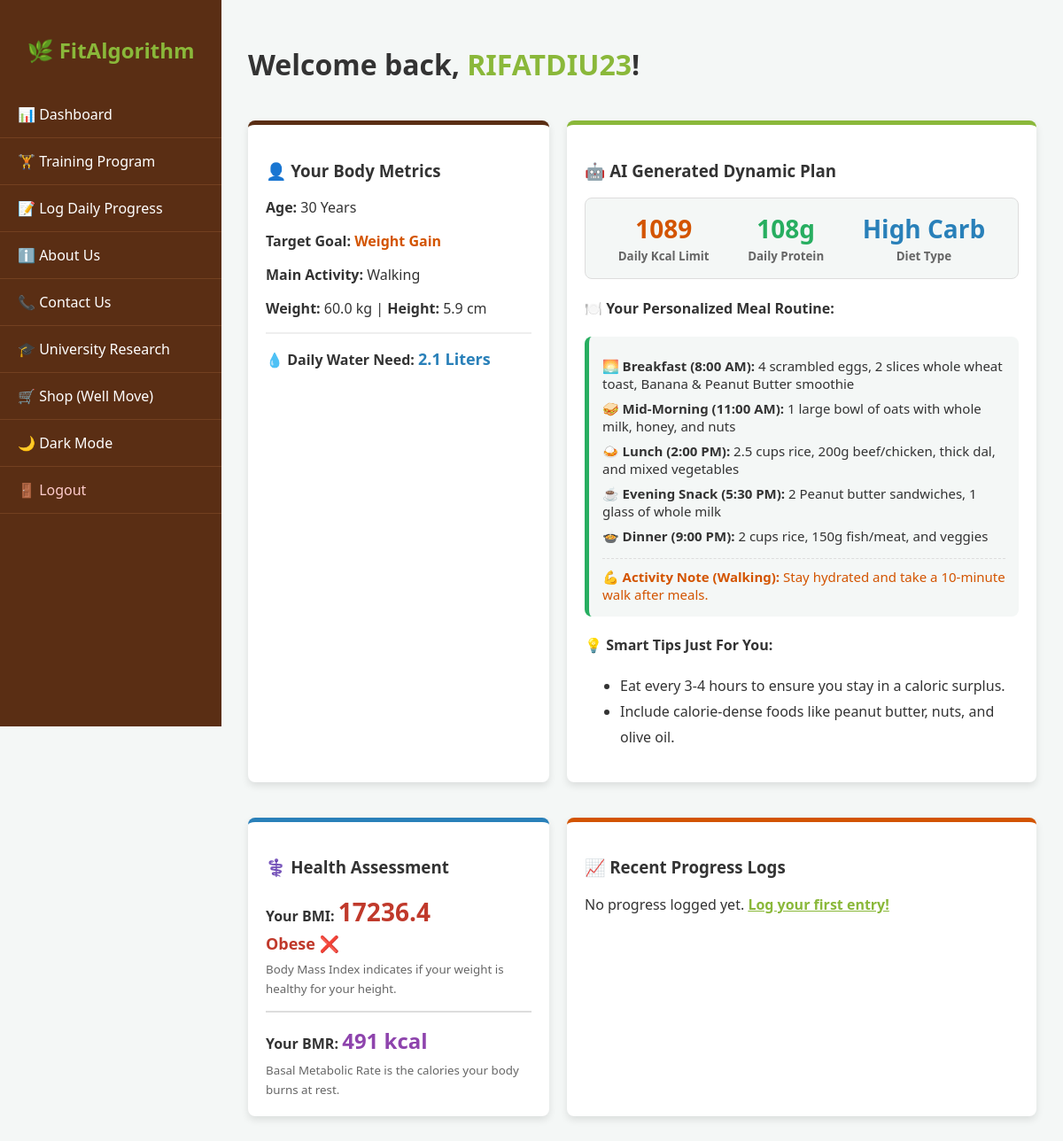
The app's page /dashboard (signed in) with its own data.
### tables this page shows
CREATE TABLE profiles (username TEXT PRIMARY KEY, age INTEGER, weight REAL, height REAL, goal TEXT, activity TEXT, workout_location TEXT);

### app.py (the view)
@app.route('/dashboard')
def dashboard():
    if 'username' not in session: return redirect(url_for('home'))
    conn = sqlite3.connect('database.db')
    c = conn.cursor()
    c.execute("SELECT * FROM profiles WHERE username=?", (session['username'],))
    profile = c.fetchone()
    c.execute("SELECT * FROM progress WHERE username=? ORDER BY record_date DESC LIMIT 5", (session['username'],))
    history = c.fetchall()
    conn.close()
    if not profile or len(profile) < 7:
        return redirect(url_for('setup_profile'))
    return render_template('dashboard.html', username=session['username'], profile=profile, history=history)

### templates/dashboard.html (shortened to what this page needs)
{% extends "base.html" %}
{% block content %}
<div style="display: flex; justify-content: space-between; align-items: center; margin-bottom: 20px;">
    <h1>Welcome back, <span style="color: #8AB83A;">{{ username | upper }}</span>!</h1>
</div>
{% set age = profile[1] | int %}
{% set weight = profile[2] | float %}
{% set height = profile[3] | float %}
{% set goal = profile[4] %}
{% set activity = profile[5] %}
{% set height_m = height / 100 %}
{% set bmi = (weight / (height_m * height_m)) | round(1) %}
{% if bmi < 18.5 %} {% set bmi_status="Underweight ⚠️" %} {% set bmi_color="#f39c12" %} {% elif bmi < 25 %} {% set
    bmi_status="Normal Weight ✅" %} {% set bmi_color="#27ae60" %} {% elif bmi < 30 %} {% set bmi_status="Overweight ⚠️"
    %} {% set bmi_color="#e67e22" %} {% else %} {% set bmi_status="Obese ❌" %} {% set bmi_color="#c0392b" %} {% endif %}
    {% set bmr_exact=((10 * weight) + (6.25 * height) - (5 * age) + 5) | int %} {% set activity_mult=1.2 %} {% if
    activity=='Running' %}{% set activity_mult=1.5 %}{% endif %} {% if activity=='Weightlifting' %}{% set
    activity_mult=1.4 %}{% endif %} {% if activity=='Yoga' %}{% set activity_mult=1.3 %}{% endif %} {% set
    tdee=bmr_exact * activity_mult %} {% set target_calories=tdee %} {% set protein=weight * 1.6 %} {% set
    carb_type="Moderate Carb" %} {% set tip1="Maintain your current diet and activity consistency." %} {% set
    tip2="Focus on 7-8 hours of sleep for optimal recovery." %} {% set meals=[] %} {% if goal=='Weight Loss' %} {% set
    target_calories=tdee - 500 %} {% set protein=weight * 2.2 %} {% set carb_type="Low Carb" %} {% set
    tip1="Drink 1 glass of water before every meal to feel full naturally." %} {% set
    tip2="Try to hit 10,000 steps daily to boost your fat-burning engine." %} {% set meals=[ ('🌅 Breakfast (8:30
    AM)', '2 Boiled eggs, 1 Apple, and Green Tea (No sugar)' ), ('🍛 Lunch (1:30
    PM)', '1 cup brown rice, 150g grilled chicken/fish, large mixed salad' ), ('☕ Evening Snack (5:00
    PM)', 'Handful of almonds & Green tea' ), ('🍲 Dinner (8:00
    PM)', 'Vegetable soup, 100g chicken, and steamed veggies (Keep it light)' ) ] %} {% elif goal=='Weight Gain' %} {%
    set target_calories=tdee + 500 %} {% set protein=weight * 1.8 %} {% set carb_type="High Carb" %} {% set
    tip1="Eat every 3-4 hours to ensure you stay in a caloric surplus." %} {% set
    tip2="Include calorie-dense foods like peanut butter, nuts, and olive oil." %} {% set meals=[ ('🌅 Breakfast (8:00
    AM)', '4 scrambled eggs, 2 slices whole wheat toast, Banana & Peanut Butter smoothie' ), ('🥪 Mid-Morning (11:00
    AM)', '1 large bowl of oats with whole milk, honey, and nuts' ), ('🍛 Lunch (2:00
    PM)', '2.5 cups rice, 200g beef/chicken, thick dal, and mixed vegetables' ), ('☕ Evening Snack (5:30
    PM)', '2 Peanut butter sandwiches, 1 glass of whole milk' ), ('🍲 Dinner (9:00
    PM)', '2 cups rice, 150g fish/meat, and veggies' ) ] %} {% else %} {% set meals=[ ('🌅 Breakfast (8:30
    AM)', '2 eggs, 2 rotis, 1 piece of seasonal fruit' ), ('🍛 Lunch (2:00
    PM)', '1.5 cups rice, 150g chicken/fish, vegetables' ), ('☕ Evening Snack (5:30
    PM)', 'Tea/Coffee with light snacks (e.g., biscuits)' ), ('🍲 Dinner (8:30
    PM)', '1.5 cups rice/3 rotis, 100g protein, veggies' ) ] %} {% endif %} {% set
    workout_meal="Stay hydrated and take a 10-minute walk after meals." %} {% if activity=='Weightlifting' %} {% set
    workout_meal="Post-workout: 1 scoop Whey Protein or 4 egg whites immediately after training." %} {% elif
    activity=='Running' %} {% set workout_meal="Pre-workout: 1 Banana and a black coffee 30 mins before running." %} {%
    elif activity=='Yoga' %} {% set workout_meal="Post-workout: Green tea and a small bowl of fresh fruit." %} {% endif
    %} {% set water_intake=(weight * 0.035) | round(1) %} <div
    style="display: flex; gap: 20px; flex-wrap: wrap; margin-bottom: 20px;">
    <div class="card" style="flex: 1; border-top: 5px solid #5A2E14; min-width: 300px;">
        <h3>👤 Your Body Metrics</h3>
        <p><strong>Age:</strong> {{ age }} Years</p>
        <p><strong>Target Goal:</strong> <span style="color: #d35400; font-weight: bold;">{{ goal }}</span></p>
        <p><strong>Main Activity:</strong> {{ activity }}</p>
        <p><strong>Weight:</strong> {{ weight }} kg | <strong>Height:</strong> {{ height }} cm</p>
        <hr style="border: 0.5px solid #eee;">
        <p><strong>💧 Daily Water Need:</strong> <span style="color: #2980b9; font-size: 18px; font-weight: bold;">{{
                water_intake }} Liters</span></p>
    </div>
    <div class="card" style="flex: 2; border-top: 5px solid #8AB83A; min-width: 300px;">
        <h3>🤖 AI Generated Dynamic Plan</h3>
        <div
            style="display: flex; justify-content: space-around; background: var(--bg-color); padding: 15px; border-radius: 8px; margin-bottom: 20px; border: 1px solid var(--table-border);">
            <div style="text-align: center;">
                <h4 style="margin: 0; color: #d35400; font-size: 28px;">{{ target_calories | int }}</h4>
                <small style="font-weight: bold; color: #666;">Daily Kcal Limit</small>
            </div>
            <div style="text-align: center;">
                <h4 style="margin: 0; color: #27ae60; font-size: 28px;">{{ protein | int }}g</h4>
                <small style="font-weight: bold; color: #666;">Daily Protein</small>
            </div>
            <div style="text-align: center;">
                <h4 style="margin: 0; color: #2980b9; font-size: 28px;">{{ carb_type }}</h4>
                <small style="font-weight: bold; color: #666;">Diet Type</small>
            </div>
        </div>
        <h4>🍽️ Your Personalized Meal Routine:</h4>
        <div
            style="background: var(--bg-color); padding: 15px; border-radius: 8px; border-left: 5px solid #27ae60; margin-bottom: 15px;">
            {% for meal_time, meal_desc in meals %}
            <p style="margin: 8px 0; font-size: 15px;"><strong>{{ meal_time }}:</strong> <span>{{ meal_desc }}</span>
            </p>
            {% endfor %}
            <div style="margin-top: 15px; padding-top: 10px; border-top: 1px dashed var(--table-border);">
                <p style="margin: 0; color: #d35400; font-size: 15px;"><strong>💪 Activity Note ({{ activity
                        }}):</strong> {{ workout_meal }}</p>
            </div>
        </div>
        <h4>💡 Smart Tips Just For You:</h4>
        <ul style="line-height: 1.8; margin-top: 5px;">
            <li>{{ tip1 }}</li>
            <li>{{ tip2 }}</li>
        </ul>
    </div>
    </div>
    <div style="display: flex; gap: 20px; flex-wrap: wrap;">
        <div class="card" style="flex: 1; border-top: 5px solid #2980b9; min-width: 300px;">
            <h3>⚕️ Health Assessment</h3>
            <div style="margin-bottom: 15px;">
                <p style="margin: 5px 0;"><strong>Your BMI:</strong> <span
                        style="font-size: 28px; font-weight: bold; color: {{ bmi_color }};">{{ bmi }}</span></p>
                <p style="margin: 5px 0; font-size: 18px; font-weight: bold; color: {{ bmi_color }};">{{ bmi_status }}
                </p>
                <small style="color: #666;">Body Mass Index indicates if your weight is healthy for your height.</small>
            </div>
            <hr style="border: 0.5px solid var(--table-border);">
            <div style="margin-top: 15px;">
                <p style="margin: 5px 0;"><strong>Your BMR:</strong> <span
                        style="font-size: 24px; font-weight: bold; color: #8e44ad;">{{ bmr_exact }} kcal</span></p>
                <small style="color: #666;">Basal Metabolic Rate is the calories your body burns at rest.</small>
            </div>
        </div>
        <div class="card" style="flex: 2; border-top: 5px solid #d35400; min-width: 300px;">
            <h3>📈 Recent Progress Logs</h3>
            {% if history %}
            <div style="background: var(--bg-color); padding: 10px; border-radius: 8px; margin-bottom: 20px;">
                <canvas id="weightChart" height="80"></canvas>
            </div>
            <table style="width: 100%; text-align: left; border-collapse: collapse;">
                <tr style="background-color: var(--table-head);">
                    <th style="padding: 12px; border-bottom: 1px solid var(--table-border);">Date</th>
                    <th style="padding: 12px; border-bottom: 1px solid var(--table-border);">Weight (KG)</th>
                    <th style="padding: 12px; border-bottom: 1px solid var(--table-border);">Steps Walked</th>
                    <th style="padding: 12px; border-bottom: 1px solid var(--table-border);">Calories Burned</th>
                </tr>
                {% for row in history %}
                <tr>
                    <td style="padding: 12px; border-bottom: 1px solid var(--table-border);">{{ row[2] }}</td>
                    <td style="padding: 12px; border-bottom: 1px solid var(--table-border);">{{ row[3] }}</td>
                    <td style="padding: 12px; border-bottom: 1px solid var(--table-border);">{{ row[4] }}</td>
                    <td
                        style="padding: 12px; border-bottom: 1px solid var(--table-border); color: #d35400; font-weight: bold;">
                        {{ row[5] }} kcal</td>
                </tr>
                {% endfor %}
            </table>
            <script>
                const dates = [];
                const weights = [];
                // Loop over history data to pass it to JavaScript
                {% for row in history %}
                dates.push("{{ row[2] }}");
                weights.push({{ row[3] }});
                {% endfor %}
                // Render Chart
                const ctx = document.getElementById('weightChart').getContext('2d');
                new Chart(ctx, {
                    type: 'line',
                    data: {
                        labels: dates.reverse(), // Reverse to show chronological order left-to-right
                        datasets: [{
                            label: 'Weight (kg)',
                            data: weights.reverse(),
                            borderColor: '#d35400',
                            backgroundColor: 'rgba(211, 84, 0, 0.2)',
                            borderWidth: 2,
                            tension: 0.3,
                            fill: true
                        }]
                    },
                    options: {
                        responsive: true,
                        plugins: {
                            legend: { display: false }
                        },
                        scales: {
                            y: {
                                beginAtZero: false,
                                grid: { color: 'rgba(200, 200, 200, 0.2)' }
                            },
                            x: {
                                grid: { display: false }
                            }
                        }
                    }
                });
            </script>
            {% else %}
            <p>No progress logged yet. <a href="/log_progress" style="color: #8AB83A; font-weight: bold;">Log your first
                    entry!</a></p>
            {% endif %}
        </div>
    </div>
    {% endblock %}

### templates/base.html (shortened to what this page needs)
<!DOCTYPE html>
<html lang="en">
<head>
</head>
<body>
    <div class="sidebar">
        <h2>🌿 FitAlgorithm</h2>
        <a href="/dashboard">📊 Dashboard</a>
        <a href="/training">🏋️ Training Program</a>
        <a href="/log_progress">📝 Log Daily Progress</a>
        <a href="/about">ℹ️ About Us</a>
        <a href="/contact">📞 Contact Us</a>
        <a href="/research">🎓 University Research</a>
        <a href="/shop">🛒 Shop (Well Move)</a>
        <a href="#" id="darkModeToggle">🌙 Dark Mode</a>
        <a href="/logout" style="color: #ffcccc;">🚪 Logout</a>
    </div>
    <div class="main-content">
        {% block content %}{% endblock %}
    </div>
</body>
</html>

### templates/base.html (style rules this page uses)
:root { --bg-color: #f4f7f6; --text-color: #333333; --card-bg: #ffffff; --sidebar-bg: #5A2E14; --sidebar-border: #734020; --table-border: #ddd; --table-head: #f2f2f2; }
body { font-family: 'Segoe UI', Tahoma, Geneva, Verdana, sans-serif; margin: 0; background-color: var(--bg-color); color: var(--text-color); display: flex; transition: background-color 0.3s, color 0.3s; }
.sidebar { width: 250px; background-color: var(--sidebar-bg); color: white; height: 100vh; position: fixed; padding-top: 20px; transition: background-color 0.3s; }
.sidebar h2 { text-align: center; color: #8AB83A; margin-bottom: 30px; }
.sidebar a { display: block; color: white; padding: 15px 20px; text-decoration: none; border-bottom: 1px solid var(--sidebar-border); transition: 0.3s; }
.main-content { margin-left: 250px; padding: 30px; width: 100%; }
.card { background: var(--card-bg); padding: 20px; border-radius: 8px; box-shadow: 0 4px 8px rgba(0, 0, 0, 0.1); margin-bottom: 20px; color: var(--text-color); transition: background-color 0.3s; }

### records on screen
profiles: username "RIFATDIU23", goal "Weight Gain", activity "Walking", weight "60.0", height "5.9"

### other values on screen
{{ age }} "30"
{{ water_intake }} "2.1"
{{ target_calories | int }} "1089"
{{ protein | int }} "108"
{{ carb_type }} "High Carb"
{{ meal_time }} "🌅 Breakfast (8:00 AM)" "🥪 Mid-Morning (11:00 AM)" "🍛 Lunch (2:00 PM)" "☕ Evening Snack (5:30 PM)" "🍲 Dinner (9:00 PM)"
{{ meal_desc }} "4 scrambled eggs, 2 slices whole wheat toast, Banana & Peanut Butter smoothie" "1 large bowl of oats with whole milk, honey, and nuts" "2.5 cups rice, 200g beef/chicken, thick dal, and mixed vegetables" "2 Peanut butter sandwiches, 1 glass of whole milk" "2 cups rice, 150g fish/meat, and veggies"
{{ workout_meal }} "Stay hydrated and take a 10-minute walk after meals."
{{ tip1 }} "Eat every 3-4 hours to ensure you stay in a caloric surplus."
{{ tip2 }} "Include calorie-dense foods like peanut butter, nuts, and olive oil."
{{ bmi }} "17236.4"
{{ bmi_status }} "Obese ❌"
{{ bmr_exact }} "491"
